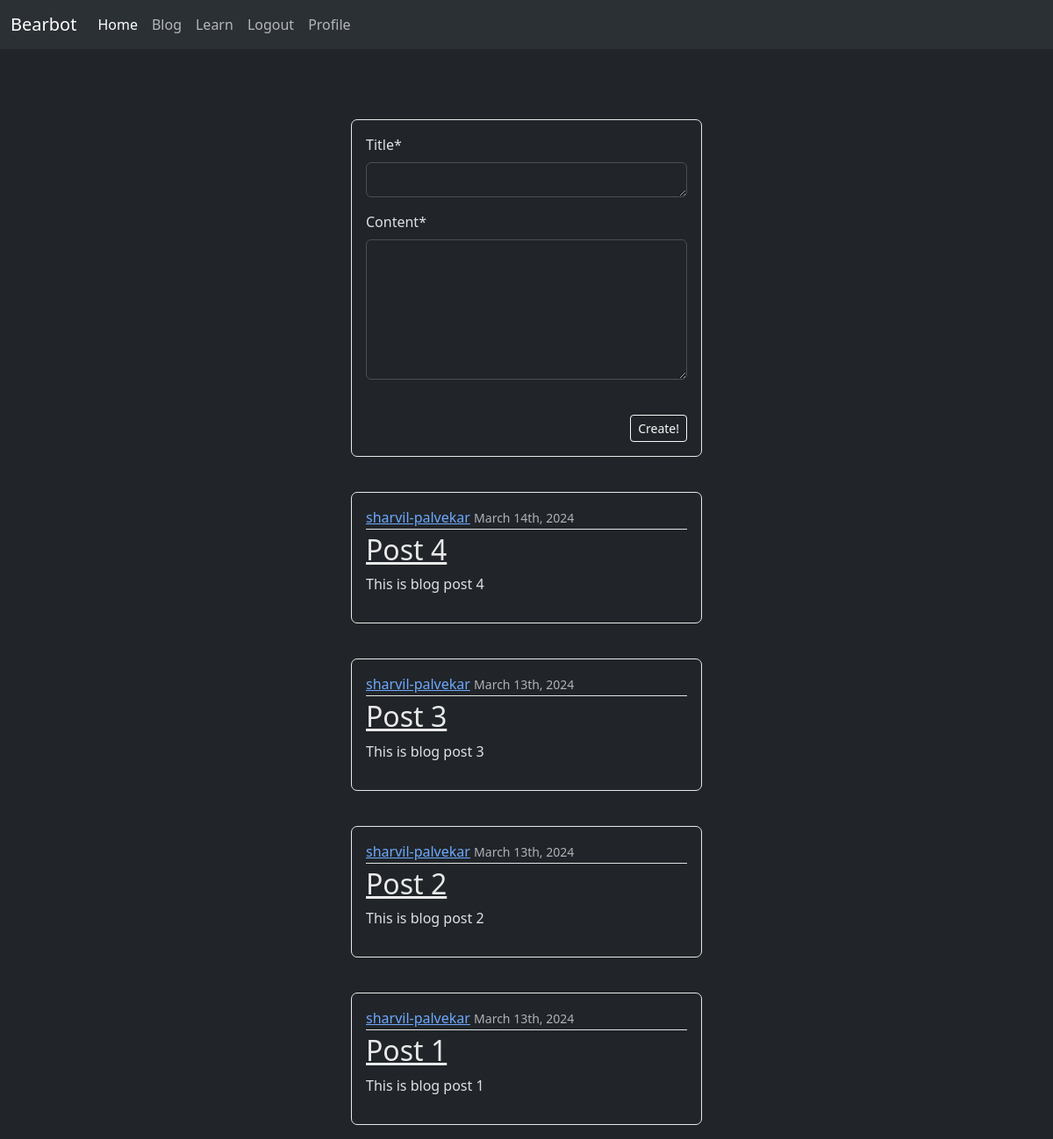
The page /blog/ (signed in) on the database as committed earlier.
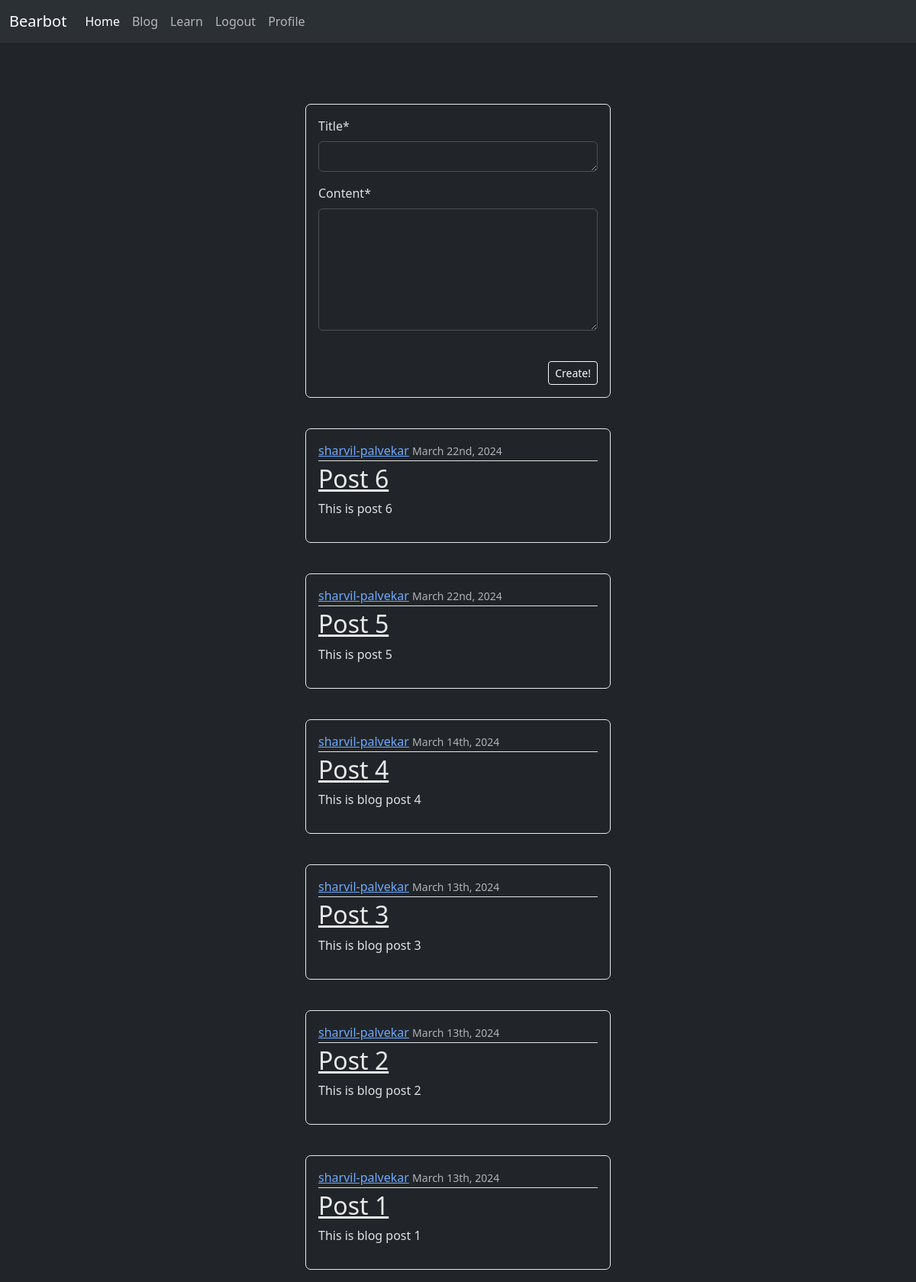
The same page on the database as committed later.
### blog/models.py (models this page shows, shortened)
class Post(models.Model):
    title = models.TextField(max_length = 10)
    content = models.TextField()
    date_posted = models.DateTimeField(default = timezone.now)
    author = models.ForeignKey(User, on_delete = models.CASCADE )

### blog/views.py (the view)
# urls.py: path('blog/', views.blg, name='blog'),
def blg(request):
    posts = Post.objects.all().order_by('-date_posted')
    if request.method == 'POST':
        form = PostCreationForm(request.POST)
        if form.is_valid():
            post = form.save(commit=False)
            post.author = request.user
            post.save()
            return redirect('blog')
    else:
        form = PostCreationForm()
    return render(request,'blog/blog_home.html', {'posts':posts,'forms':form})

### blog/forms.py
class PostCreationForm(forms.ModelForm):
    class Meta:
        model = Post
        fields = ['title', 'content']

### blog/templates/blog/blog_home.html (shortened to what this page needs)
  {%extends "dashboard/nav.html"%}
{%load static%}
{%load crispy_forms_tags%}
{% block content %}
{%if user.is_authenticated%}
 <article id="ghas" class="media content-section">
  <form method="post" action="{%url 'blog'%}">
        <div class="media-body">
          {{forms|crispy}}
        </div>
        <div id="button" class="d-md-flex justify-content-sm-end" ">
        <button id="but" type=" submit" class="btn btn-outline-light btn-sm"> Create!</button>
      </div>
  </form>
      </article>
{%for post in posts%}
    <article id="gha" class="media content-section">
        <div class="media-body">
          <div class="article-metadata">
            <a class="mr-2" href="{%url 'profile'%}">{{ post.author }}</a>
            <small class="text-muted">{{ post.date_posted | date:"F dS, Y" }}</small>
          </div>
          <h2><a class="article-title" href="#">{{ post.title }}</a></h2>
          <p class="article-content">{{ post.content }}</p>
        </div>
      </article>
{% endfor %}
{%endif%}
{% endblock content %}

Rows that differ between the two databases and show on the page:
added Post: author "sharvil-palvekar", date_posted "March 22nd, 2024", title "Post 6", content "This is post 6"
added Post: author "sharvil-palvekar", date_posted "March 22nd, 2024", title "Post 5", content "This is post 5"
